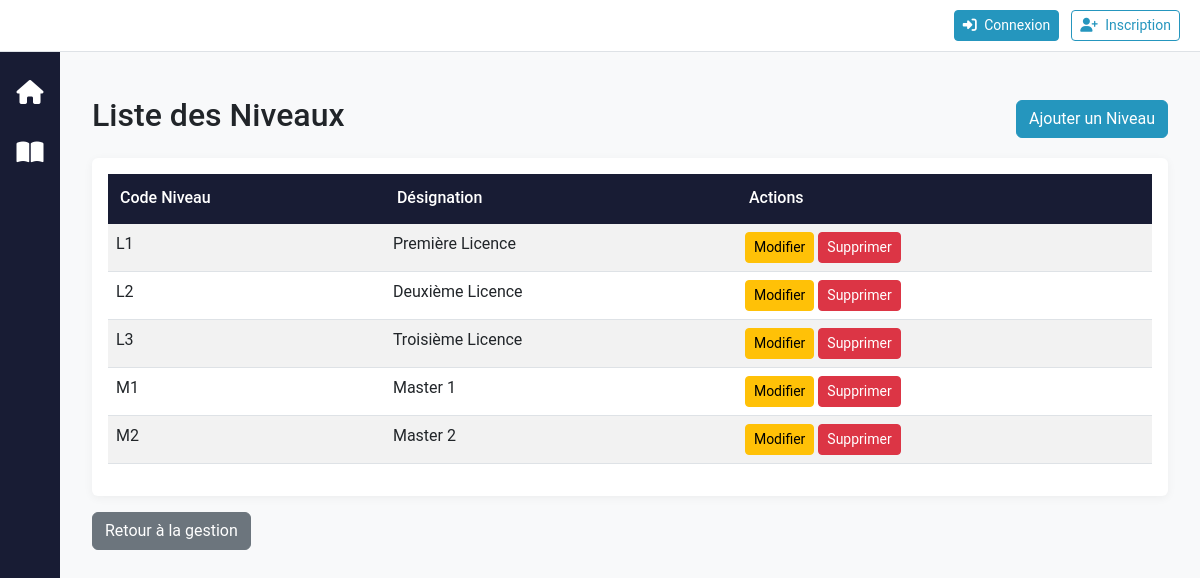
The app's page /reglage/niveaux/ with its own data.
### reglage/models.py (models this page shows, shortened)
class Niveau(models.Model):
    CodeNiveau = models.CharField(max_length=20, primary_key=True)
    DesignationNiveau = models.CharField(max_length=100)

### reglage/views.py (the view)
# urls.py: path('niveaux/', views.NiveauListView.as_view(), name='niveau_list'),
class NiveauListView(ListView):
    model = Niveau
    template_name = 'reglage/niveau_list.html'
    context_object_name = 'niveaux'

### accounts/context_processors.py (called while the page is built, shortened)
def user_roles(request):
    return {
        'user_organisation': None,
        'is_org_user': False,
        'is_admin': False,
        'is_administrative_role': False,
        'is_gestionnaire': False,
        'is_section_role': False,
        'is_department_role': False,
        'is_enseignant': False,
        'is_etudiant': False,
        'is_personnel_admin': False,
        'can_access_reglage': False,
        'can_access_finance': False,
        'can_create_users': False,
        'can_delete_all': False,
        'can_view_department_data': lambda dept: False,
        'can_view_section_data': lambda section: False,
        'user_roles': [],
        'user_department': None,
        'user_section': None,
        'user_section_designation': None,
    }

### reglage/templates/reglage/niveau_list.html (shortened to what this page needs)
{% extends 'base.html' %}
{% block content %}
<div class="container mt-4">
    <div class="d-flex justify-content-between align-items-center mb-3">
        <h2>Liste des Niveaux</h2>
        <a href="{% url 'reglage:niveau_create' %}" class="btn btn-primary">Ajouter un Niveau</a>
    </div>
    <div class="card">
        <div class="card-body">
            <table class="table table-striped table-hover">
                <thead class="thead-dark">
                    <tr>
                        <th>Code Niveau</th>
                        <th>Désignation</th>
                        <th>Actions</th>
                    </tr>
                </thead>
                <tbody>
                    {% for niveau in niveaux %}
                    <tr>
                        <td>{{ niveau.CodeNiveau }}</td>
                        <td>{{ niveau.DesignationNiveau }}</td>
                        <td>
                            <a href="{% url 'reglage:niveau_update' niveau.pk %}" class="btn btn-sm btn-warning">Modifier</a>
                            <a href="{% url 'reglage:niveau_delete' niveau.pk %}" class="btn btn-sm btn-danger">Supprimer</a>
                        </td>
                    </tr>
                    {% empty %}
                    <tr>
                        <td colspan="3" class="text-center">Aucun niveau trouvé.</td>
                    </tr>
                    {% endfor %}
                </tbody>
            </table>
        </div>
    </div>
    <a href="{% url 'reglage:gestion_entites' %}" class="btn btn-secondary mt-3">Retour à la gestion</a>
</div>
{% endblock %}

### static/css/style.css (style rules this page uses)
:root { --primary: #2596be; --primary-dark: #1a7592; --secondary: #6c757d; --success: #28a745; --info: #17a2b8; --warning: #ffc107; --danger: #dc3545; --light: #f8f9fa; --dark: #181c34; --border-radius: 0.375rem; --transition: all 0.3s ease; }
body { background-color: var(--light); font-size: 16px; font-family: 'Roboto', 'Segoe UI', sans-serif; }
.card { border: none; box-shadow: 0 2px 10px rgba(0,0,0,0.05); transition: var(--transition); }
.table thead th { background-color: var(--dark); color: white; border-bottom: 2px solid var(--dark); font-weight: 500; padding: 0.75rem; }
.btn-primary { background-color: var(--primary); border-color: var(--primary); }

### templates/base.html (style rules this page uses)
body { display: flex; min-height: 100vh; flex-direction: column; }

### records on screen
Niveau: CodeNiveau "L1", DesignationNiveau "Première Licence"
Niveau: CodeNiveau "L2", DesignationNiveau "Deuxième Licence"
Niveau: CodeNiveau "L3", DesignationNiveau "Troisième Licence"
Niveau: CodeNiveau "M1", DesignationNiveau "Master 1"
Niveau: CodeNiveau "M2", DesignationNiveau "Master 2"
